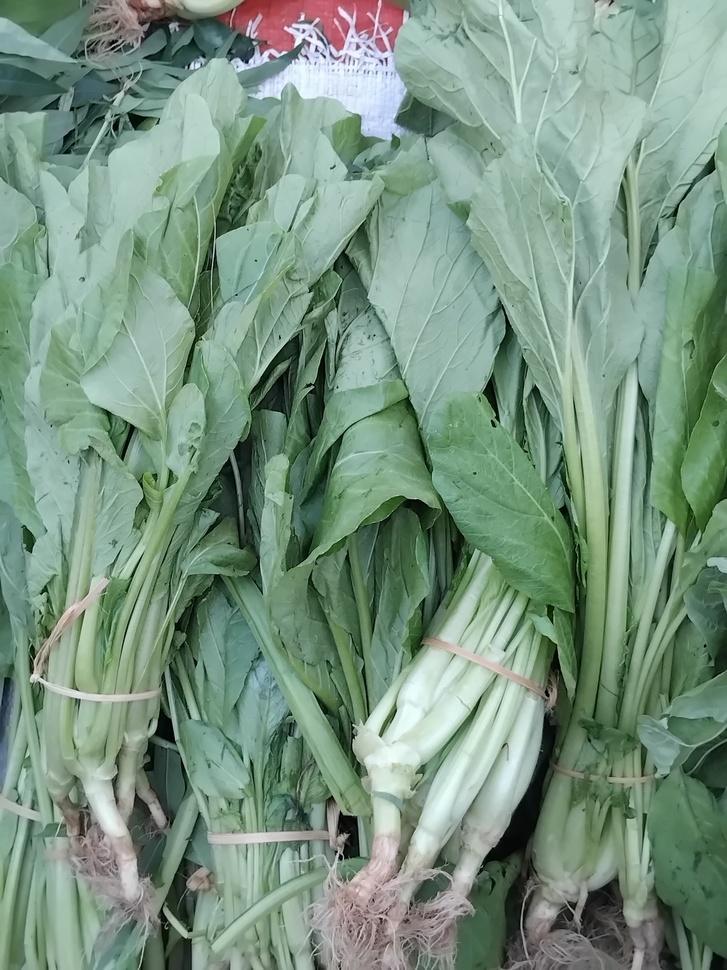
#> input picture basic/caisin.jpeg, 727 x 970 px, shrunk from 3072 x 4096 before the run, found by its file name
$ python 'UAS ADA MORFOLOGI.py'   (older library calls are emulated)
#> lines starting #> are read from the running program, lines starting #| are printed output that depends on the picture
import cv2
import numpy as np
from matplotlib import pyplot as plt

# Read image
img = cv2.imread('D:\SEMESTER3\PENGCIT\PENGOLAHAN CITRA\caisin.jpeg', 0)
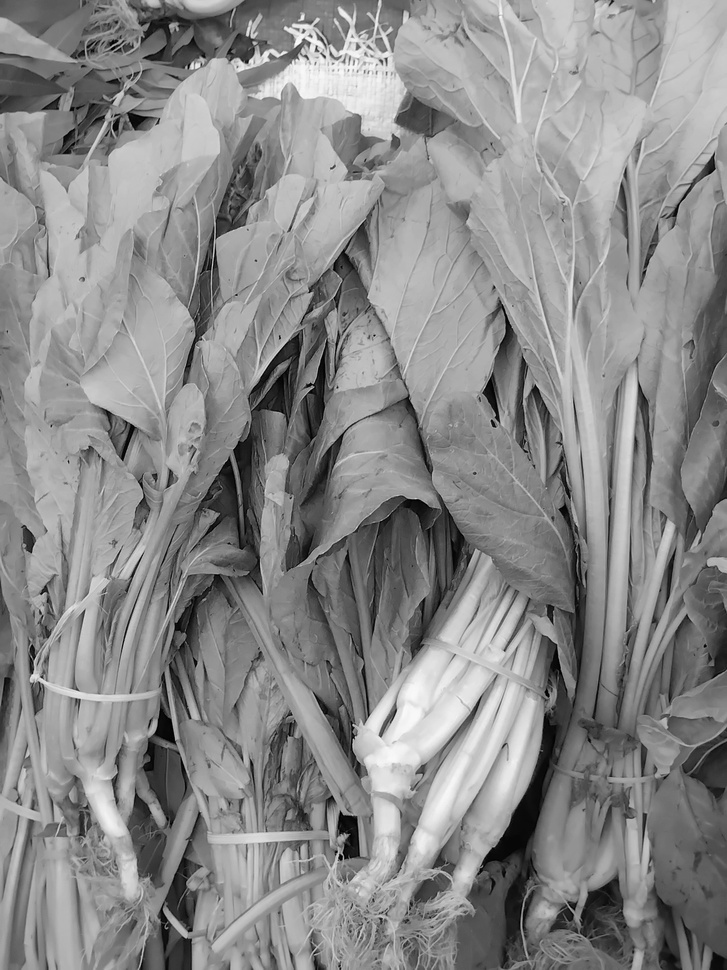
#> img: shape (970, 727); min 0, max 254, mean 137.7

# Calculate gradients using Sobel operator
gradient_x = cv2.Sobel(img, cv2.CV_64F, 1, 0, ksize=3)
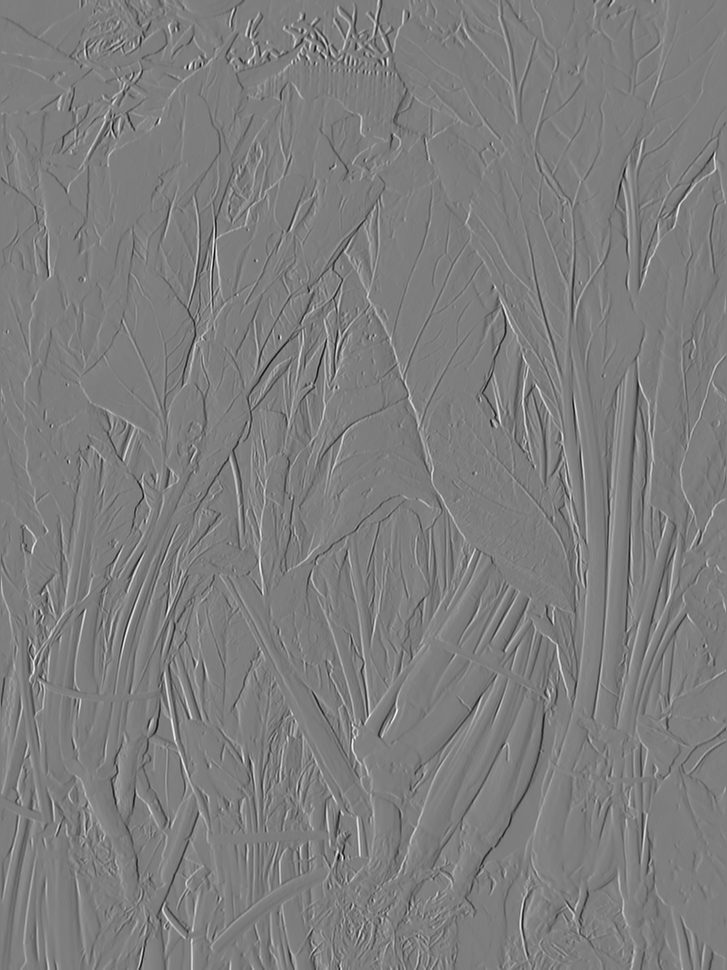
#> gradient_x: shape (970, 727) float64; min -795, max 815, mean -0.2; drawn with min black and max white
gradient_y = cv2.Sobel(img, cv2.CV_64F, 0, 1, ksize=3)
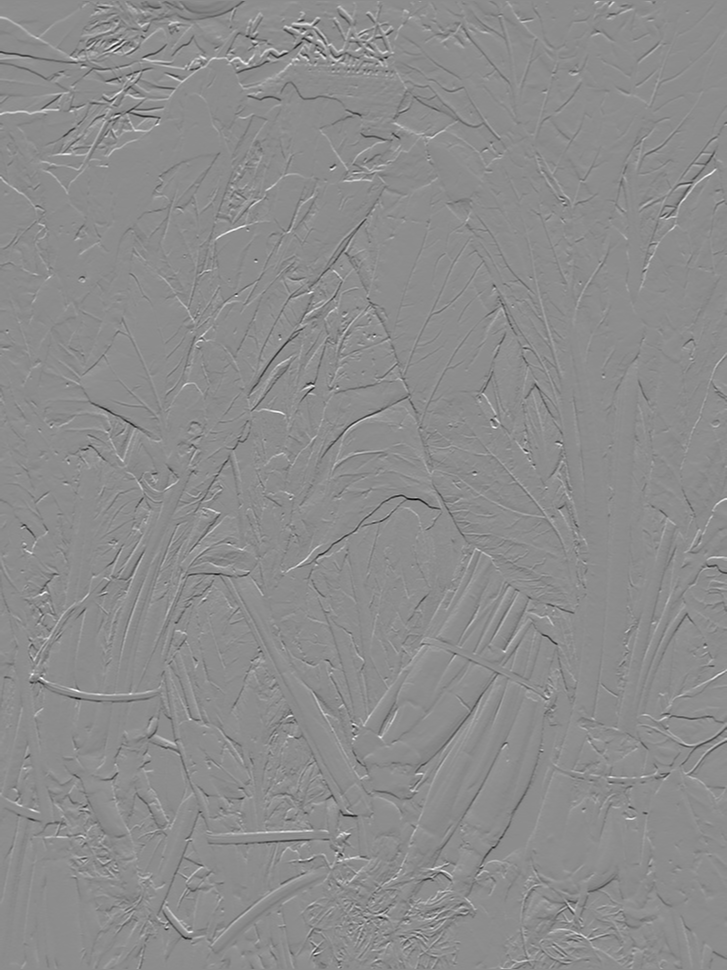
#> gradient_y: shape (970, 727) float64; min -808, max 655, mean -0.2; drawn with min black and max white

# Calculate magnitude of the gradient
magnitude = np.sqrt(gradient_x**2 + gradient_y**2)
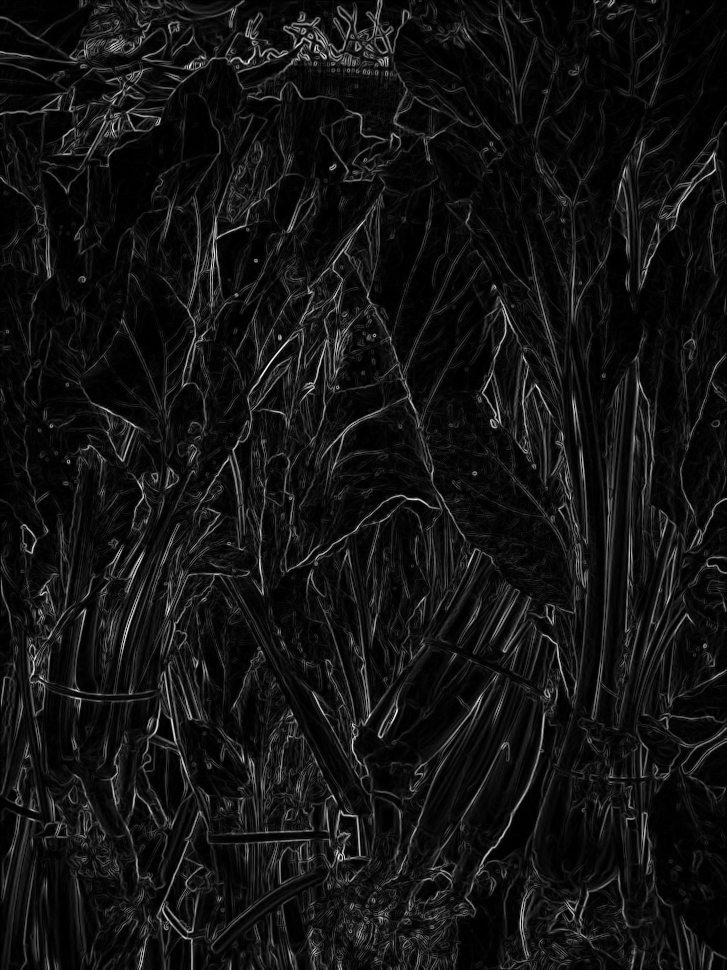
#> magnitude: shape (970, 727) float64; min 0, max 832.1, mean 62.6; drawn with min black and max white

# Calculate the angle (direction) of the gradient
angle = np.arctan2(gradient_y, gradient_x)
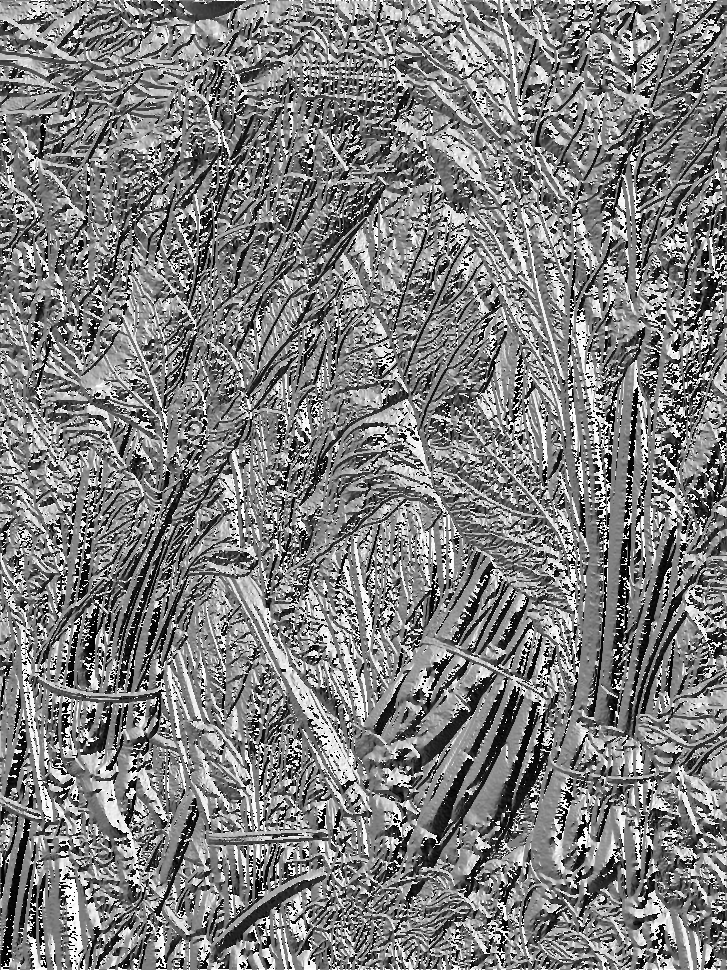
#> angle: shape (970, 727) float64; min -3.14, max 3.14, mean -0.012; drawn with min black and max white

# Find edge with Canny edge detection
edges = cv2.Canny(img, 100, 200)
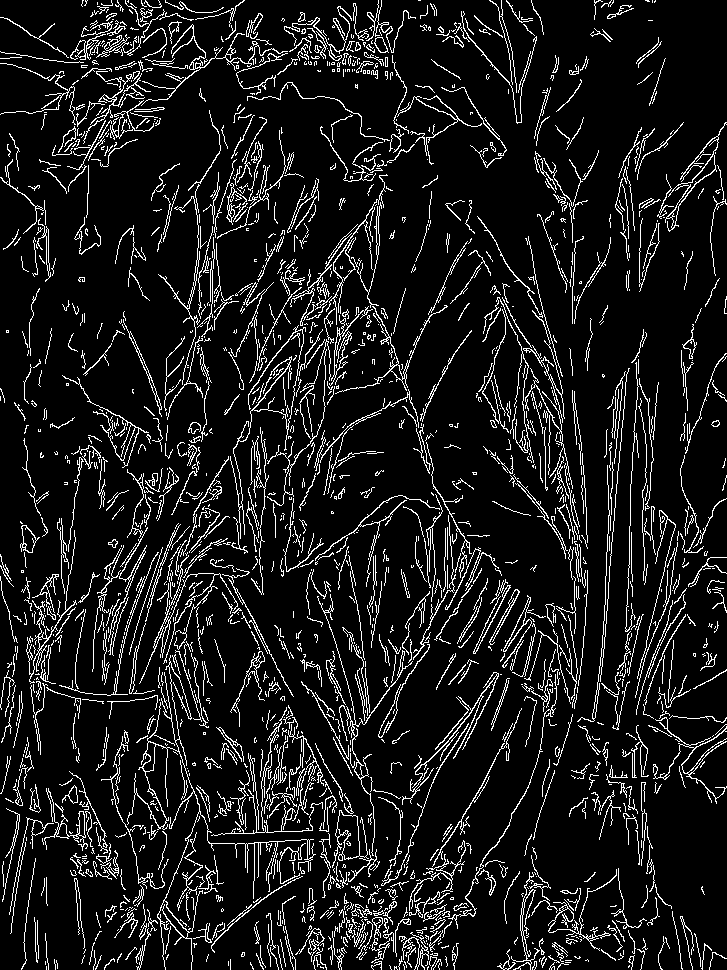
#> edges: shape (970, 727); 10.1% white in thin lines or dots

# Display
plt.subplot(1, 3, 1), plt.imshow(img, cmap='gray')
plt.title('Grayscale Image'), plt.xticks([]), plt.yticks([])

plt.subplot(1, 3, 2), plt.imshow(magnitude, cmap='hot')
plt.title('Gradient Magnitude'), plt.xticks([]), plt.yticks([])

plt.subplot(1, 3, 3), plt.imshow(edges, cmap='ocean')
plt.title('Edge Detection'), plt.xticks([]), plt.yticks([])

# Show the plot
plt.show()
